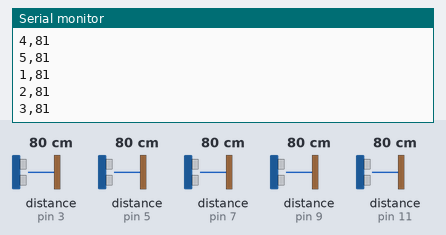
Bench run of a sketch on a simulated Arduino Uno, built with avr-gcc and run on an emulated ATmega328P. Shown: the last lines printed to the serial monitor. The inputs (shaded band) are chosen by the test bench; at power-on: distance to the obstacle (sensors on pin 3, pin 5, pin 7, pin 9, pin 11) 80 cm. The echo pulse lasts 58.3 µs per cm.

Above: at 2.3 s.
2.4 s: distance to the obstacle (sensor on pin 3) set to 2 cm
At 2.66 s:
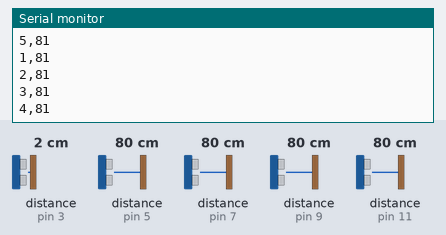
4.5 s: distance to the obstacle (sensor on pin 5) set to 2 cm
At 4.78 s:
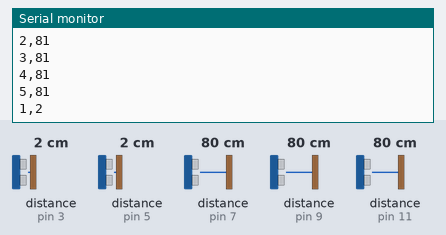
6.6 s: distance to the obstacle (sensor on pin 7) set to 2 cm
At 6.6 s:
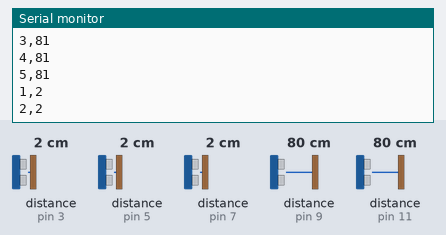
8.7 s: distance to the obstacle (sensor on pin 3) set to 250 cm
At 9.3 s:
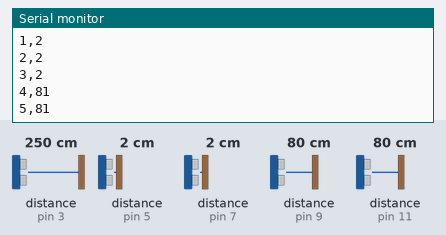
14.0 s: distance to the obstacle (sensor on pin 9) set to 2 cm
At 15.4 s:
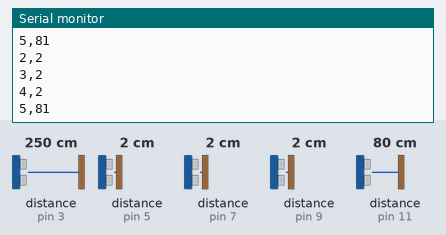
16.1 s: distance to the obstacle (sensor on pin 11) set to 2 cm
At 16.9 s:
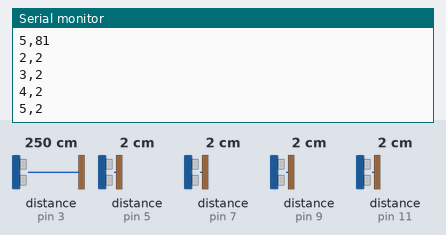
Timing chart, 0 to 19.1 s (numbered marks = the images above; inputs shaded):
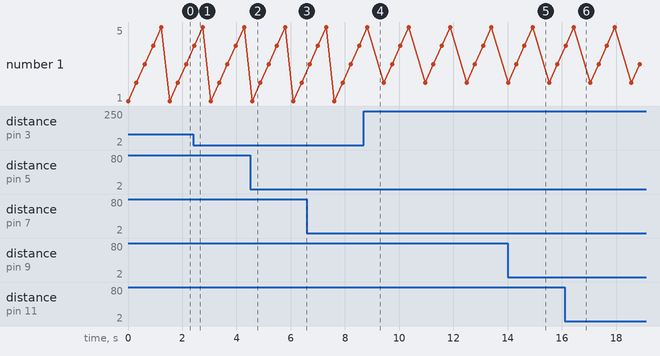

The sketch:

sonar.ino
```cpp
#include <NewPing.h>

const int numSensores = 5;
const int trigPins[numSensores] = {2, 4, 6, 8, 10};
const int echoPins[numSensores] = {3, 5, 7, 9, 11};
const int MAX_DISTANCE = 200;

NewPing* sensors[numSensores];

void setup() {
  Serial.begin(9600);
  for(int i = 0; i < numSensores; i++) {
    sensors[i] = new NewPing(trigPins[i], echoPins[i], MAX_DISTANCE);
  }
}

void loop() {
  for(int i = 0; i < numSensores; i++) {
    int distance = sensors[i]->ping_cm();
    if(distance > 0 && distance < 100) {
      Serial.print(i + 1);
      Serial.print(",");
      Serial.println(distance);
    }
    delay(300); // Pequeño delay entre sensores
  }
}
```

Measured:
- after the input at 14.0 s, the serial monitor: prints a new line after 0.61 s (image 5)
- after the input at 16.1 s, the serial monitor: prints a new line after 0.34 s (image 6)
